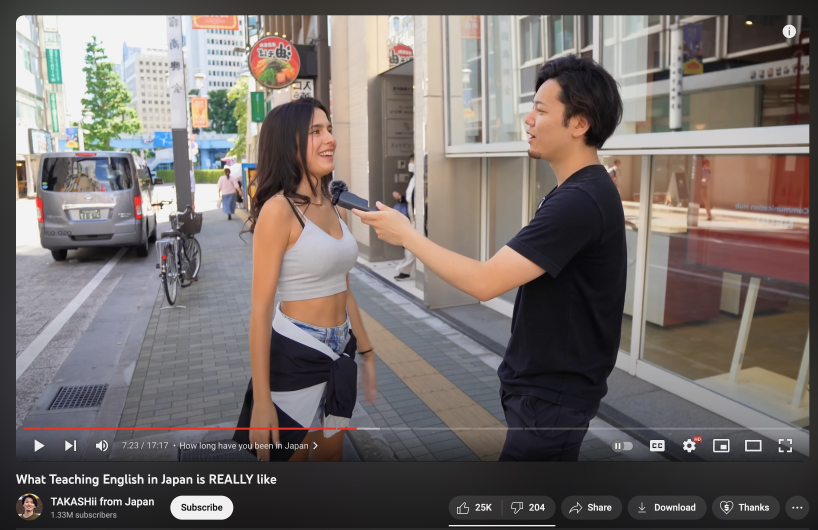
#> input picture opencv-2/italian_girl.jpg, 2454 x 1590 px, found by its file name (shown at 1/3 size)
$ python opencv_getting_setting.py
#> lines starting #> are read from the running program, lines starting #| are printed output that depends on the picture
import argparse
import cv2

ap = argparse.ArgumentParser()
ap.add_argument("-i", "--image", type=str, default="/Users/kuanhc96/pyimagesearch/opencv-2/italian_girl.jpg", help="path to the input image")
args = vars(ap.parse_args())

image = cv2.imread(args["image"])
#> image is the input picture: shape (1590, 2454, 3); mean B, G, R 106.6, 109.5, 117.1
(h, w) = image.shape[:2] # access the first two values (:2 means from 0 to 2, excluding 2) of image.shape, which is a tuple of 3 values representing h, w, c
#> h = 1590; w = 2454
print(h, w)
#| 1590 2454
cv2.imshow("original italian", image)
cv2.waitKey(0)

(b, g, r) = image[0, 0]
#> b = 48; g = 51; r = 49
print(f"pixel at (0, 0) - Red: {r}, Green: {g}, Blue: {b}")
#| pixel at (0, 0) - Red: 49, Green: 51, Blue: 48


(b, g, r) = image[910, 220]
#> b = 216; g = 207; r = 204
print(f"pixel at (220, 910) - Red: {r}, Green: {g}, Blue: {b}")
#| pixel at (220, 910) - Red: 204, Green: 207, Blue: 216

(cX, cY) = (w // 2, h // 2)
#> cX = 1227; cY = 795

top_left = image[0:cY, 0:cX]
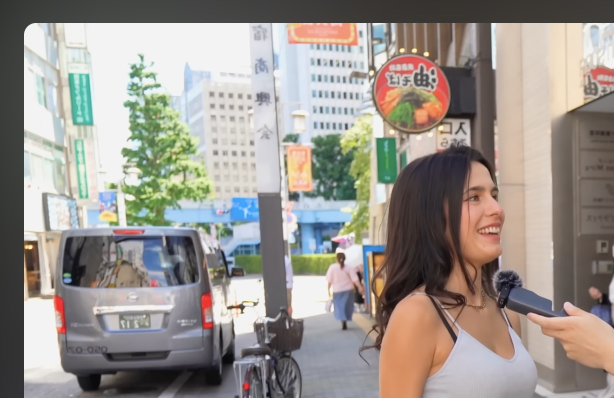
#> top_left: shape (795, 1227, 3) (shown at 1/2 size); mean B, G, R 141.7, 147.8, 154.1
cv2.imshow("top left", top_left)
cv2.waitKey(0)
top_right = image[0:cY, cX:]
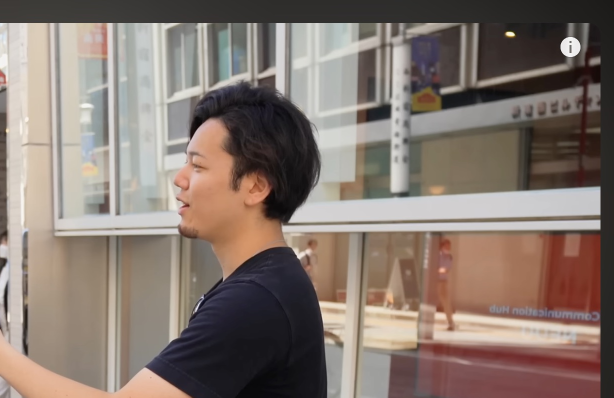
#> top_right: shape (795, 1227, 3) (shown at 1/2 size); mean B, G, R 111.3, 119.4, 133.4
cv2.imshow("top right", top_right)
bottom_left = image[cY:, 0:cX]
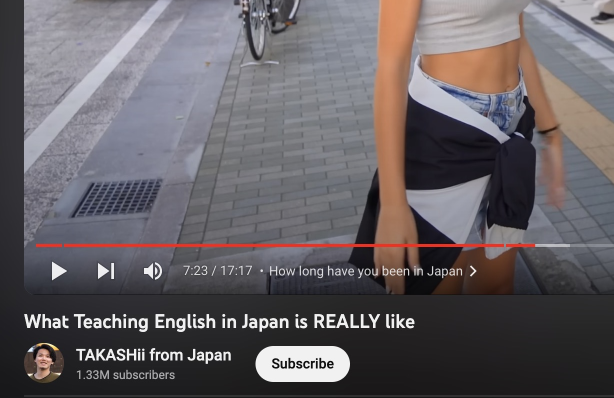
#> bottom_left: shape (795, 1227, 3) (shown at 1/2 size); mean B, G, R 100.2, 96.4, 101.5
cv2.imshow("bottom left", bottom_left)
bottom_right = image[cY:, cX:]
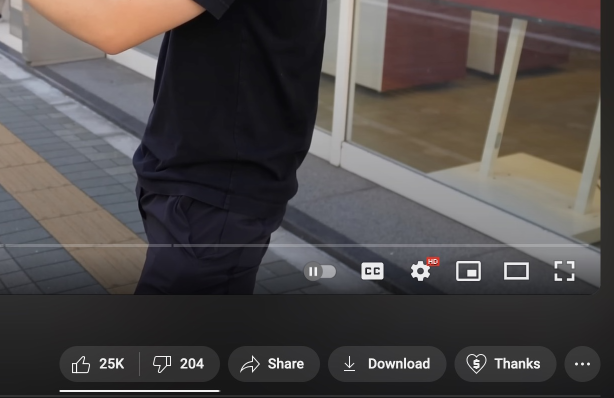
#> bottom_right: shape (795, 1227, 3) (shown at 1/2 size); mean B, G, R 73.4, 74.4, 79.2
cv2.imshow("bottom right", bottom_right)
cv2.waitKey(0)

image[cY:, :cX] = (128, 0, 128)
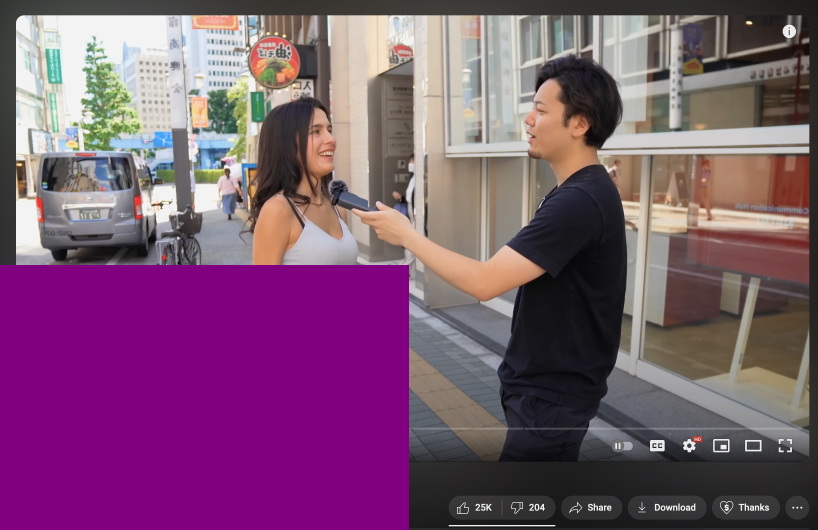
#> image: shape (1590, 2454, 3) (shown at 1/3 size); mean B, G, R 113.6, 85.4, 123.7
cv2.imshow("modified", image)
cv2.waitKey(0)
